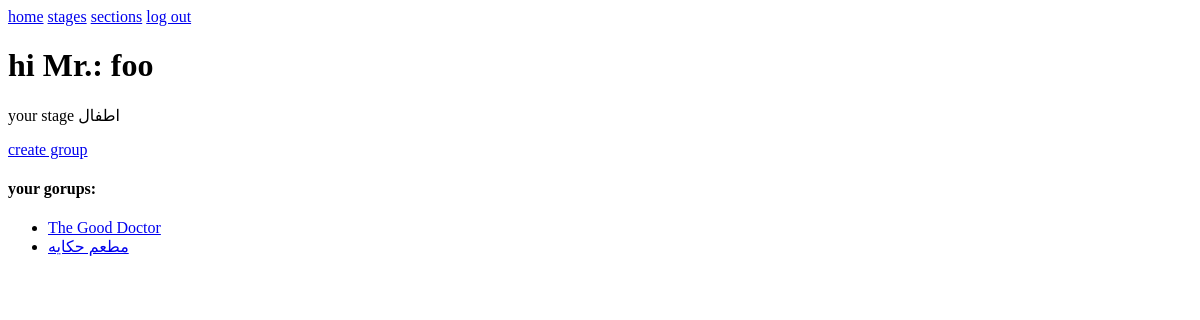
The app's page / (signed in), older data.
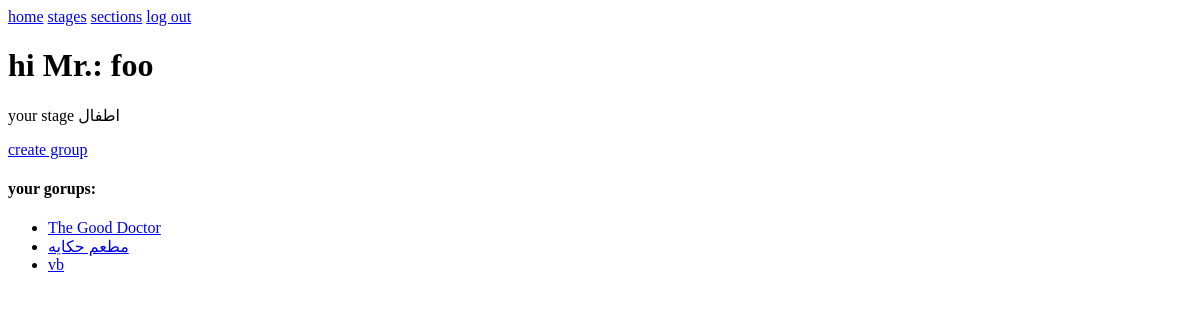
The same page, newer data.
### coursation/models.py (models this page shows, shortened)
class User(AbstractUser):
    phone = models.CharField(verbose_name='phone', max_length=11)
    age = models.PositiveSmallIntegerField(null=True)
    stage = models.ForeignKey(to='Stage', on_delete=models.PROTECT, null=True, help_text='choose the stage you want to learn thim')
    exams = models.CharField(max_length=20, null=True)
    section = models.ForeignKey(to='Section', on_delete=models.PROTECT, null=True, help_text='choose your subject')
    rating = models.CharField(max_length=5, null=True)

class Stage(models.Model):
    age_start = models.PositiveSmallIntegerField(choices=age_choises())
    age_end = models.PositiveSmallIntegerField(choices=age_choises())
    name = models.CharField(max_length=20)
    def __str__(self) -> str:
        return self.name

class Groub(models.Model):
    name = models.CharField(max_length=20, help_text='the name of the group')
    teacher = models.ForeignKey(to='Techer',on_delete=models.PROTECT)
    student = models.ManyToManyField(to='Student', related_name='students')
    leader = models.ForeignKey(to='Student', on_delete=models.PROTECT, null=True)
    lesson = models.ManyToManyField(to='Lessson', null=True)
    count = models.SmallIntegerField(help_text='the number of student that you want to learn thim in this group')

### coursation/views.py (the view, shortened to what this page needs)
# urls.py: path('', views.index, name='index'),
def index(request):
    if request.user.is_authenticated:
        try:
            if request.user.techer in Techer.objects.all():
                return render(request, 'teacher.html')
        except ObjectDoesNotExist:
            try:
                if request.user.student in Student.objects.all():
                    return render(request, 'student.html')
            except ObjectDoesNotExist:
                return render(request, 'index.html')

### coursation/templates/teacher.html (shortened to what this page needs)
{% extends 'index.html' %}
{% block teacher %}
    <h1>hi Mr.: {{user}}</h1>
    <p>your stage {{user.stage}}</p>
    {% if user.techer.acceptation %}
        <a href="{% url 'group_creation' %}">create group</a>
        {% if user.techer.groub_set %}
        <h4>your gorups:</h4>
        <ul>
            {% for group in user.techer.groub_set.all %}
                <li><a href="{% url 'group_details' group.id %}">{{group.name}}</a></li>
            {% endfor %}
        </ul>
        {% else %}
            <h4>you haven't any groups</h4>
        {% endif %}
    {% else %}
        <p>please wait until you get accepted that may take 1-2 days</p>
    {% endif %}
{% endblock %}

### coursation/templates/index.html (shortened to what this page needs)
{% extends 'layout.html' %}
{% block body %}
     {% block teacher %}
     {% endblock %}
{% endblock %}

### coursation/templates/layout.html (shortened to what this page needs)
<!DOCTYPE html>
<html lang="en">
<head>
</head>
<body>
    <nav>
        <a href="{% url 'index' %}">home</a>
        <a href="{% url 'stage_list' %}">stages</a>
        <a href="{% url 'section_list' %}">sections</a>
        {% if user.is_authenticated %}
            <a href="{% url 'logout' %}">log out</a>
        {% else %}
            <a href="{% url 'login' %}">log in</a>
        {% endif %}
    </nav>
    {% block body %}
    {% endblock %}
</body>
</html>

Row changes from the older to the newer data that the page shows:
added Groub: name "vb"
